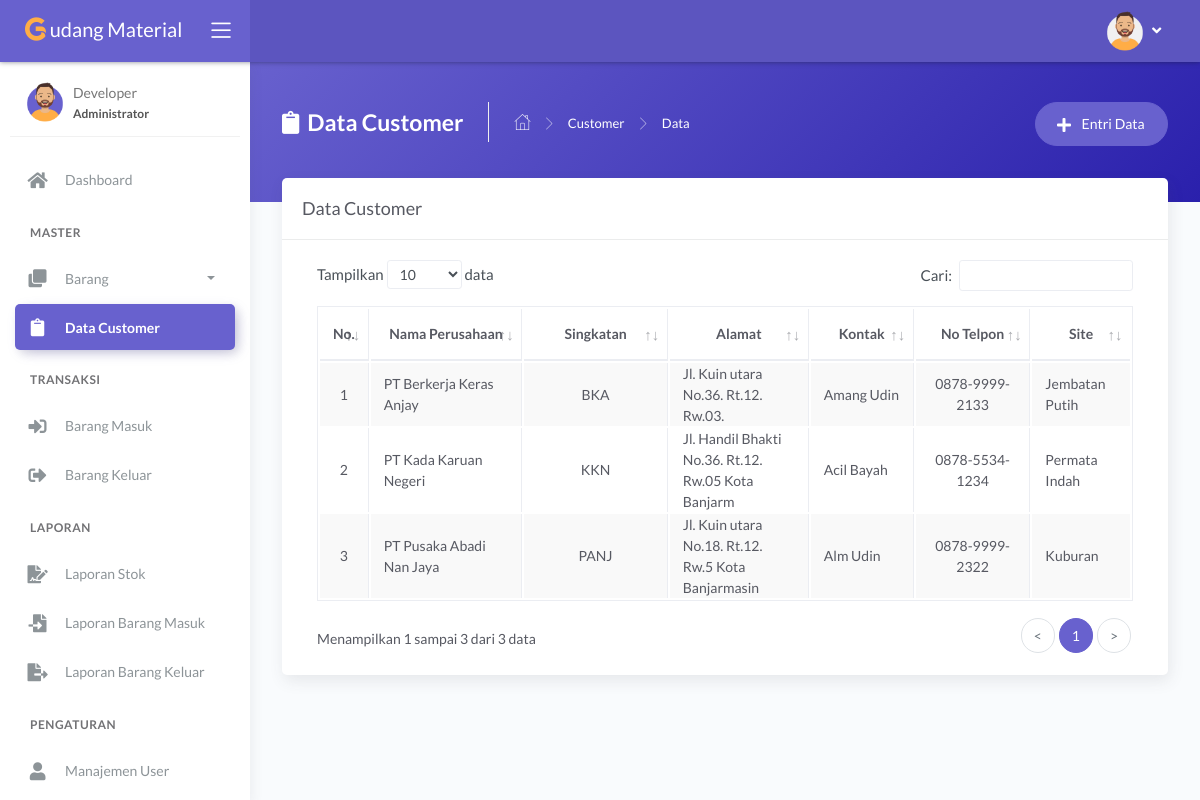
The app's page /main.php?module=data_customer (signed in), older data.
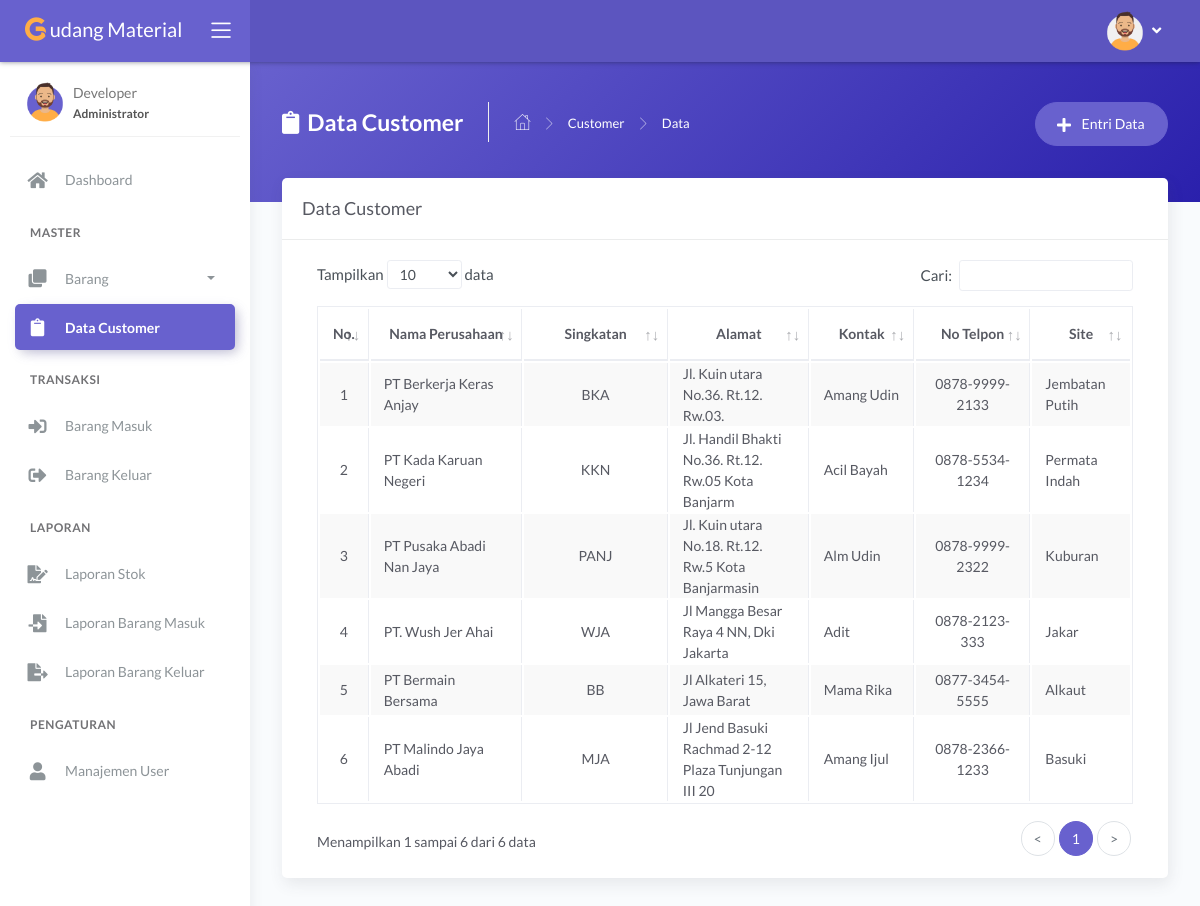
The same page, newer data.
### tables this page shows
CREATE TABLE `tbl_customer` (
  `id_customer` int(11) NOT NULL,
  `nama_perusahaan` varchar(50) NOT NULL,
  `singkatan` varchar(10) NOT NULL,
  `alamat` varchar(50) NOT NULL,
  `kontak` varchar(25) DEFAULT NULL,
  `no_tlp` varchar(15) DEFAULT NULL,
  `sites` varchar(50) DEFAULT NULL
);

### modules/data-customer/tampil_data.php (the view, shortened to what this page needs)
<?php
if (basename($_SERVER['PHP_SELF']) === basename(__FILE__)) {
  header('location: 404.html');
}
else {
?>
  <div class="panel-header bg-secondary-gradient">
    <div class="page-inner py-45">
      <div class="d-flex align-items-left align-items-md-top flex-column flex-md-row">
        <div class="page-header text-white">
          <h4 class="page-title text-white"><i class="fas fa-clipboard mr-2"></i>Data Customer</h4>
          <ul class="breadcrumbs">
            <li class="nav-home"><a href="?module=dashboard"><i class="flaticon-home text-white"></i></a></li>
            <li class="separator"><i class="flaticon-right-arrow"></i></li>
            <li class="nav-item"><a href="?module=data_customer" class="text-white">Customer</a></li>
            <li class="separator"><i class="flaticon-right-arrow"></i></li>
            <li class="nav-item"><a>Data</a></li>
          </ul>
        </div>
        <div class="ml-md-auto py-2 py-md-0">
          <a href="?module=form_entri_customer" class="btn btn-secondary btn-round">
            <span class="btn-label"><i class="fa fa-plus mr-2"></i></span> Entri Data
          </a>
        </div>
      </div>
    </div>
  </div>
  <div class="page-inner mt--5">
    <div class="card">
      <div class="card-header">
        <div class="card-title">Data Customer</div>
      </div>
      <div class="card-body">
        <div class="table-responsive">
          <table id="basic-datatables" class="display table table-bordered table-striped table-hover">
            <thead>
              <tr>
                <th width="20"  class="text-center">No.</th>
                <th width="250" class="text-center">Nama Perusahaan</th>
                <th width="250" class="text-center">Singkatan</th>
                <th width="200" class="text-center">Alamat</th>
                <th width="150"  class="text-center">Kontak</th>
                <th width="200" class="text-center">No Telpon</th>
                <th width="100" class="text-center">Site</th>
              </tr>
            </thead>
            <tbody>
              <?php
              $no = 1;
              $query = mysqli_query($mysqli, "SELECT *
                                              FROM tbl_customer
                                              ")
                                              or die('Ada kesalahan pada query tampil data : ' . mysqli_error($mysqli));
              while ($data = mysqli_fetch_assoc($query)) { ?>
              <?php
                $no_tlp = $data['no_tlp'];
                $format = substr($no_tlp, 0, 4) . "-" . substr($no_tlp, 4, 4) . "-" . substr($no_tlp, 8, 4);
              ?>
                <tr>
                  <td class="text-center"><?php echo $no++; ?></td>
                  <td class="text-left"><?php echo $data['nama_perusahaan']; ?></td>
                  <td class="text-center"><?php echo $data['singkatan']; ?></td>
                  <td class="text-left"><?php echo $data['alamat']; ?></td>
                  <td class="text-left"><?php echo $data['kontak']; ?></td>
                  <td class="text-center"><?php echo $format; ?></td>
                  <td class="text-left"><?php echo $data['sites']; ?></td>
                </tr>
              <?php } ?>
            </tbody>
          </table>
        </div>
      </div>
    </div>
  </div>
<?php } ?>

Row changes from the older to the newer data that the page shows:
added tbl_customer: nama_perusahaan "PT. Wush Jer Ahai", singkatan "WJA", alamat "Jl Mangga Besar Raya 4 NN, Dki Jakarta", kontak "Adit", no_tlp "0878-2123-333", sites "Jakar"
added tbl_customer: nama_perusahaan "PT Bermain Bersama", singkatan "BB", alamat "Jl Alkateri 15, Jawa Barat", kontak "Mama Rika", no_tlp "0877-3454-5555", sites "Alkaut"
added tbl_customer: nama_perusahaan "PT Malindo Jaya Abadi", singkatan "MJA", alamat "Jl Jend Basuki Rachmad 2-12 Plaza Tunjungan III 20", kontak "Amang Ijul", no_tlp "0878-2366-1233", sites "Basuki"
Text that changed along with them:
text written by a page script: "Tampilkan data Cari: Menampilkan 1 sampai 3 dari 3 data < 1 >" → "Tampilkan data Cari: Menampilkan 1 sampai 6 dari 6 data < 1 >"
